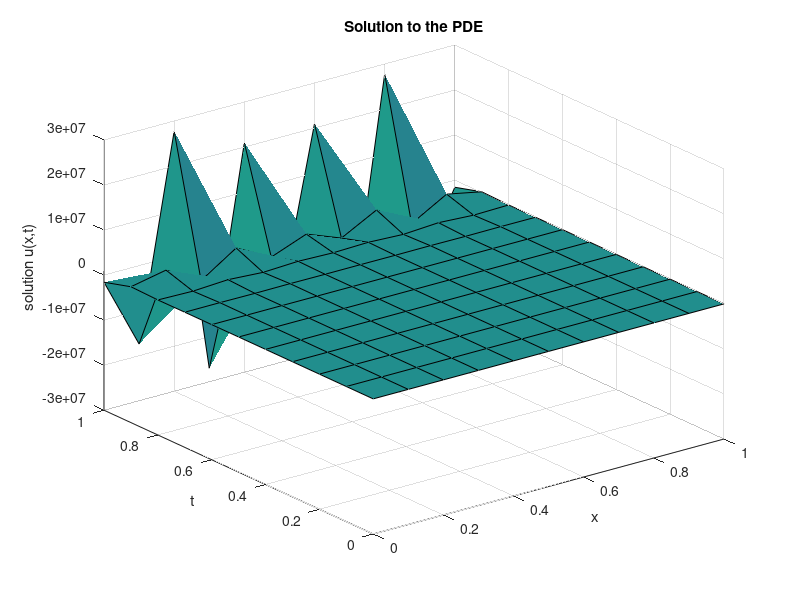

MATLAB code for this plot:
clear all; close all;

dx = 0.1;
dt = 0.1;
xl = 0; xr = 1;
yt = 1;

M = (xr - xl) / dx; % Number of space steps
N = yt / dt; % Number of time steps

f = @(x) sin(pi * x);

D = 1 / pi; % Diffusion coefficient

m = M+1;
n = N;

sigma = D * dt / (dx^2);

% Create the tridiagonal matrix 'a'
a = diag(1 - 2 * sigma * ones(m, 1)) + diag(sigma * ones(m - 1, 1), 1);
a = a + diag(sigma * ones(m - 1, 1), -1);

a(1,:)=[1 -1 zeros(1,m-2)]; %left side
a(m,:)=[zeros(1,m-2) -1 1]; %right side 

w(:, 1) = f(xl + (0:M) * dx)'; % Initial conditions

for j = 1:n
    w(:, j + 1) = a * w(:, j) + sigma * [0; zeros(m - 2, 1); 0];
end

%w = [lside; w; rside]; % Attach boundary conditions

x = (0:m -1) * dx;
t = (0:n) * dt;

% Plot the solution
figure;
surf(x, t, w');
title('Solution to the PDE');
xlabel('x');
ylabel('t');
zlabel('solution u(x,t)');
